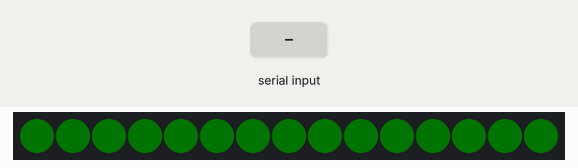
This sketch was run on a simulated Arduino Uno, built with avr-gcc and run on an emulated ATmega328P. Shown: 15 RGB LEDs in strip order, left to right. The test bench sets the inputs (shaded band). Dim RGB values are drawn brighter than linear.

Above: at 5.79 s.
At 13.87 s:
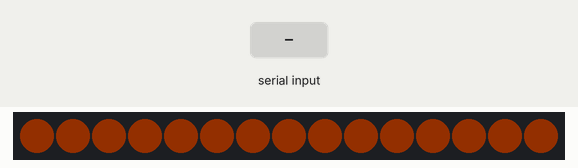
15.5 s: "O" received over Serial
At 20.0 s:
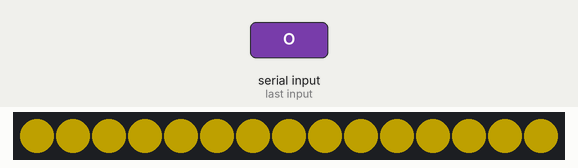

The sketch:

NeoPixel_Christmas.ino
```cpp
#include <Adafruit_NeoPixel.h>

#define PIN 7
Adafruit_NeoPixel strip = Adafruit_NeoPixel(15, PIN, NEO_GRB + NEO_KHZ800);

void Green();
void Red();
void iceBlue();
void Gold();
void Default();

char *p;

void setup() {

  p = new char;
  strip.begin();
  strip.setBrightness(85);
  strip.show(); // Initialize all pixels to 'off'
  Serial.begin(115200);
}


void loop()
{
    if (Serial.available())
      {    //checks for serial information
        *p = Serial.read(); //pointer to val
      }

     else if (*p == 'G')
       {
        Green();
       }

    else if (*p == 'R')
       {
        Red();
       }

    else if (*p == 'B')
       {
        iceBlue();
       }

    else if (*p == 'O')
       {
        Gold();
       }

    else
    {
      Default();
    }
}

void Green()
{
       uint32_t green = 0x00FF00;
       int i = 0;
       int j = 0;
       while (j<255)
       {
       while(i<15)
          {
            strip.setPixelColor(i,green);
            strip.show();
            i++;
          }
          i = 0;
          j++;
        strip.show();
        delay(10);
        green=green -0x000100;
       }
       green = 0x00FF00;
}

void Red()
{
       uint32_t red = 0xFF0000;
       int i = 0;
       int j = 0;
       while (j<255)
       {
       while(i<15)
          {
            strip.setPixelColor(i,red);
            strip.show();
            i++;
          }
          i = 0;
          j++;
        strip.show();
        delay(10);
        red=red -0x010000;
       }
       red = 0x0FF0000;
}

void iceBlue()
{
       uint32_t blue = 0xA5F2F3;
       int i = 0;
       int j = 0;
       while (j<165)
       {
       while(i<15)
          {
            strip.setPixelColor(i,blue);
            strip.show();
            i++;
          }
          i = 0;
          j++;
        strip.show();
        delay(10);
        blue = blue -0x010101;
       }
       blue = 0xA5F2F3;
}

void Gold()
{
  uint32_t gold = 0xFFD700;

       int i = 0;
       int j = 0;
       while (j<200)
       {
       while(i<15)
          {
            strip.setPixelColor(i,gold);
            strip.show();
            i++;
          }
          i = 0;
          j++;
        strip.show();
        delay(10);
        gold = gold -0x010100;
       }
}

void Default()
{
       Green();
       iceBlue();
       Gold();
       Red();
}
```
